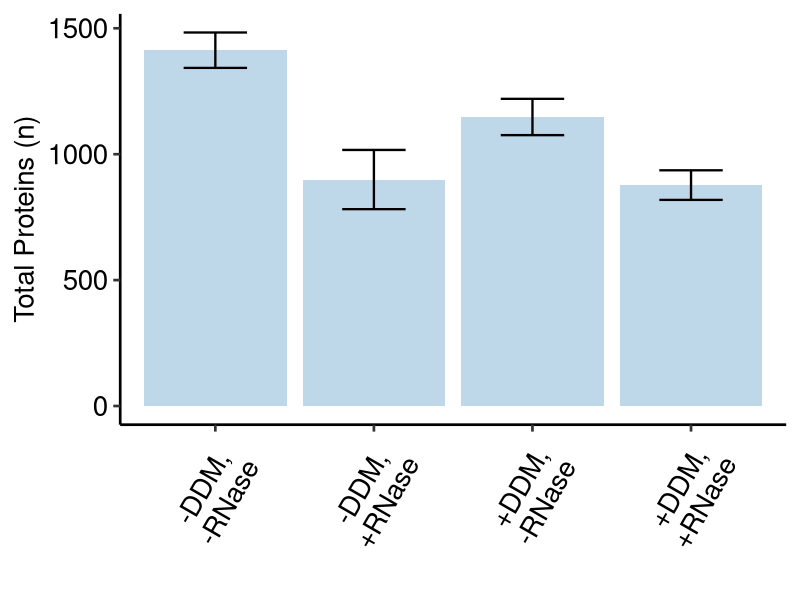
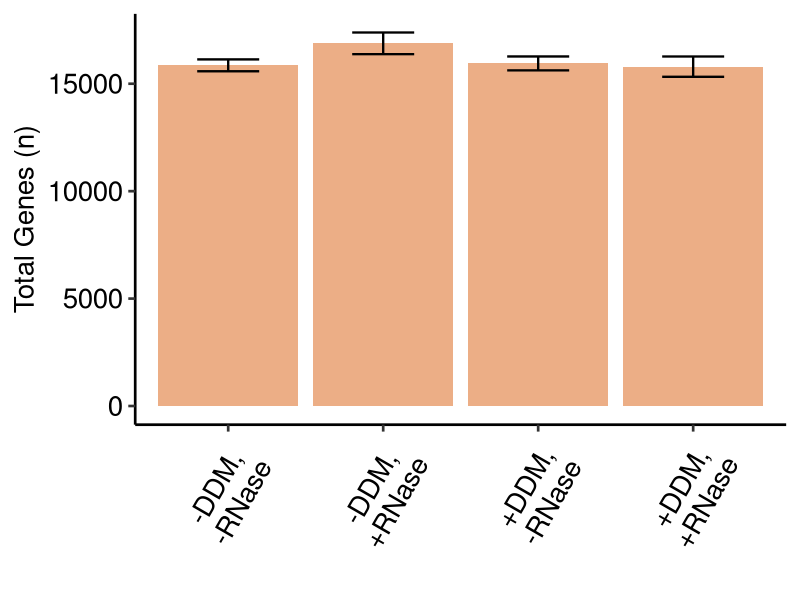

Reproduce these figures in R, in order.
library(tidyverse)


Prot <- read.delim("C10BufferOpt_Proteomics.txt",
                   check.names = FALSE)

Prot[Prot == 0] <- NA

x_long <- Prot %>%
  pivot_longer(!PROTID, names_to = "SampleID", values_to = "Intensity") %>%
  mutate(Intensity = log2(Intensity)) %>%
  mutate(Condition = case_when(grepl("\\+DDM_\\-R", SampleID) ~ "+DDM, -RNase",
                               grepl(paste("\\-DDM_\\-RNase"), SampleID) ~ "-DDM, -RNase",
                               grepl("\\+DDM_\\+R", SampleID) ~ "+DDM, +RNase",
                               grepl("\\-DDM_\\+RNase", SampleID) ~ "-DDM, +RNase"))


x_long %>%
  filter(!is.na(Intensity)) %>%
  distinct(SampleID,PROTID, Condition) %>%
  group_by(SampleID) %>%
  add_count(name = "n") %>%
  ungroup() %>%
  group_by(Condition) %>%
  summarise_at("n", funs(mean, sd)) %>%
  ggplot()+
  aes(x = Condition, y = mean, fill = "white")+
  geom_bar(stat= "identity",show.legend = FALSE, alpha =  0.5)+
  theme_bw(base_size = 20) +
  theme(legend.position = "none",
        panel.background = element_rect(fill= 'white'),
        axis.text.y=element_text(color = 'black', size = 20),
        axis.text.x=element_text(angle = 60, vjust = 0.5, hjust= 0.5, color='black',size = 20),
        panel.grid.minor = element_blank(),
        panel.grid.major = element_blank(),
        panel.border = element_blank(),
        axis.line = element_line(),
        text=element_text(family="Helvetica")) +
  ylab("Total Proteins (n)")+
  scale_x_discrete(labels=function(x){sub("\\s", "\n", x)}) +
  geom_errorbar( aes(x=Condition,
                     ymin=mean-sd, ymax=mean+sd), width=0.4, colour="black", alpha=1, size=0.8) +
  xlab(" ")+
  scale_fill_manual(values = c("#80b1d3"))



RNA <- read.delim(file = "C10BufferOpt_Transcriptomics.txt",
                  stringsAsFactors = FALSE, check.names = FALSE )



RNA <- RNA %>%
  pivot_longer(!Gene, names_to = "SampleID", values_to = "RPKM") %>%
  mutate(Condition = case_when(grepl("\\+DDM_\\-R", SampleID) ~ "+DDM, -RNase",
                               grepl(paste("\\-DDM_\\-RNase"), SampleID) ~ "-DDM, -RNase",
                               grepl("\\+DDM_\\+R", SampleID) ~ "+DDM, +RNase",
                               grepl("\\-DDM_\\+RNase", SampleID) ~ "-DDM, +RNase"))


RNA %>%
  filter(RPKM > 0) %>%
  distinct(SampleID,Gene, Condition) %>%
  group_by(SampleID) %>%
  add_count(name = "n") %>%
  ungroup() %>%
  group_by(Condition) %>%
  summarise_at("n", funs(mean, sd)) %>%
  ggplot()+
  aes(x = Condition, y = mean, fill = "white")+
  geom_bar(stat= "identity",show.legend = FALSE, alpha =  0.5)+
  theme_bw(base_size = 20) +
  theme(legend.position = "none",
        panel.background = element_rect(fill= 'white'),
        axis.text.y=element_text(color = 'black', size = 20),
        axis.text.x=element_text(angle = 60, vjust = 0.5, hjust= 0.5, color='black',size = 20),
        panel.grid.minor = element_blank(),
        panel.grid.major = element_blank(),
        panel.border = element_blank(),
        axis.line = element_line(),
        text=element_text(family="Helvetica")) +
  ylab("Total Genes (n)")+
  scale_x_discrete(labels=function(x){sub("\\s", "\n", x)}) +
  geom_errorbar( aes(x=Condition,
                     ymin=mean-sd, ymax=mean+sd), width=0.4, colour="black", alpha=1, size=0.8) +
  xlab(" ")+
  scale_fill_manual(values = c("#d95f0e"))
